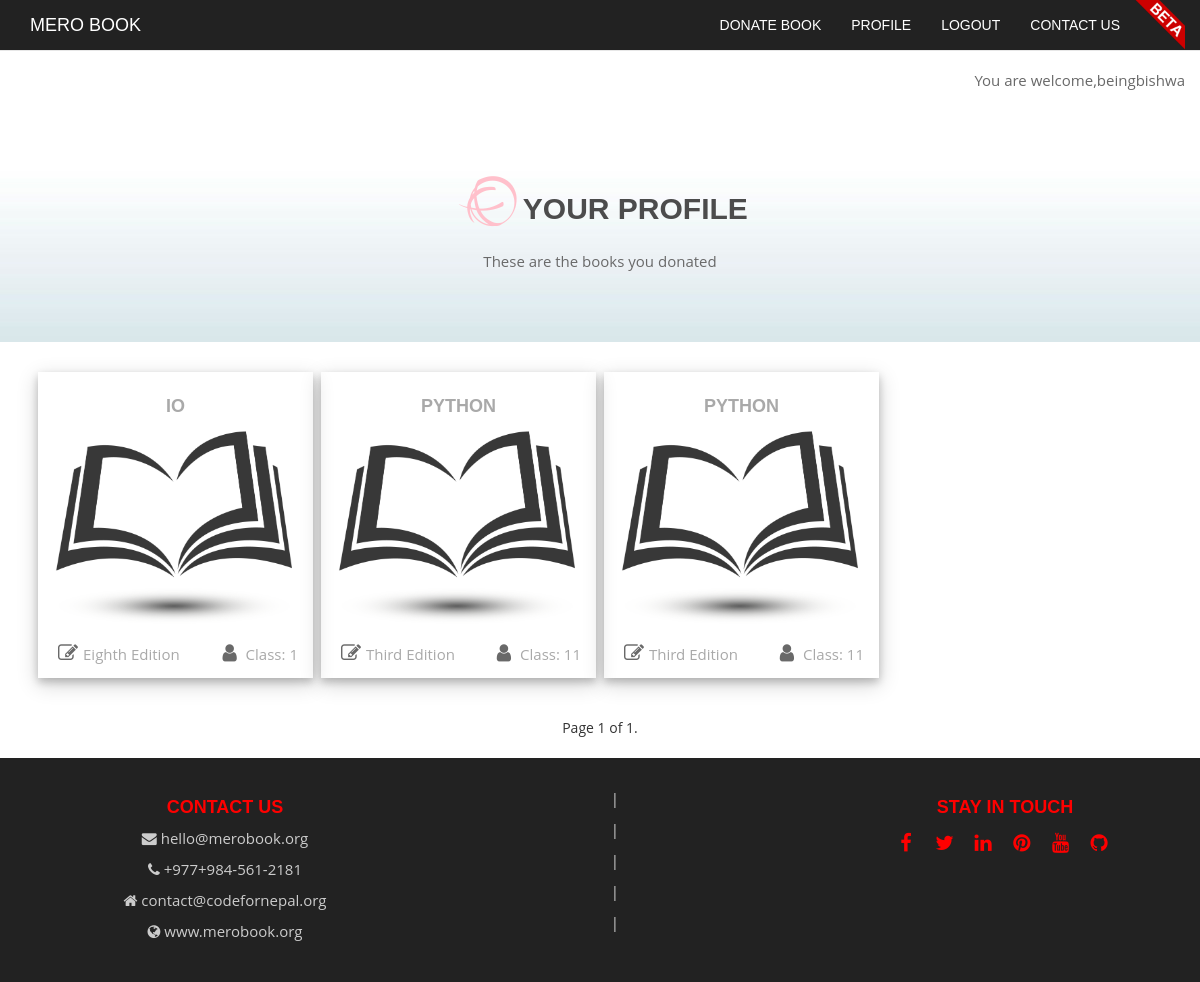
/profile/ (signed in), run on the app's committed database.
### donate/models.py (models this page shows, shortened)
class Details(models.Model):
    user= models.ForeignKey(settings.AUTH_USER_MODEL, null=True)
    Name = models.CharField(max_length=200)
    Class= models.IntegerField(validators=[MaxValueValidator(13), MinValueValidator(1)])
    Publisher= models.CharField(max_length=200)
    Edition= models.CharField(max_length=10, choices=EDITION_CHOICES)
    Status= models.CharField(max_length=10, choices=ST_CHOICES)
    Your_District= models.CharField(max_length=100)
    Ward_number= models.IntegerField(validators=[MaxValueValidator(36), MinValueValidator(1)])
    Phone_number= models.CharField(max_length=100)

### donate/views.py (the view)
# urls.py: url(r'^profile/$', donate_views.profile, name='profile'),
@login_required(login_url='/login/')
def profile(request):
    queryset_list = Details.objects.filter(user_id=request.user.id).order_by("-id")
    paginator = Paginator(queryset_list, 8)  # Show 25 contacts per page
    page_request_var = "page"
    page = request.GET.get(page_request_var)
    try:
        queryset = paginator.page(page)
    except PageNotAnInteger:
        queryset = paginator.page(1)
    except EmptyPage:
        queryset = paginator.page(paginator.num_pages)
    context = {
        "queryset_list": queryset,
        "page_request_var": page_request_var
    }
    return render(request, 'donate/profile.html', context)

### donate/templates/donate/profile.html (shortened to what this page needs)
{% extends 'donate/base.html' %}
{% load staticfiles %}
{% block baaki_css %}
<link rel = "stylesheet" href=" {% static 'donate/css/profile.css' %}">
{% endblock %}
{% block body %}
        <div  class="search_l">
          <div class="container">
             <div class="row">
                 <div class="welcome"> <p> You are welcome,{{request.user}}</p></div>
            </div>
              <div class="row">
                  <h2 class="wow fadeInUp"><i class="fa fa-ravelry" aria-hidden="true"></i>Your profile</h2>
                  <p class="wow fadeInUp" data-wow-delay="0.4s">These are the books you donated </p>
                    </div>
                  </div>
                    </div>
      <div class="hostel_ko_list">
      <div class="container">
{% for obj  in queryset_list %}
          <div class="border hvr-float col-lg-3 col-md-3  wow fadeInUp" data-wow-delay="0.1s "> <a href=' {% url "book_detail" id=obj.id %} ' ><h4>{{obj.Name}} </h4><img class="id3h " src="{% static 'donate/images/fav.png' %}"></a><div class="eta"><p><i class="fa fa-pencil-square-o" aria-hidden="true"></i>{{obj.Edition}} Edition</p></div> <div class="uta" ><p><i class="fa fa-user" aria-hidden="true"></i> Class: {{obj.Class}} </p></div></div>
{% endfor %}
</div>
<div class="pagin">
    <span class="step-links">
        <span class="current">
            Page {{ queryset_list.number }} of {{ queryset_list.paginator.num_pages }}.
        </span>
    </span>
</div>
      </div>
{% endblock %}

### donate/static/donate/css/stylesheet.css (style rules this page uses)
* { padding:0; margin: 0; }
body { overflow-x: hidden; font-family: 'Open Sans', sans-serif; text-rendering: optimizeLegibility !important; -webkit-font-smoothing: antialiased !important; }
a { text-decoration: none; transition: all 500ms ease-in-out; }
h1, h2, h4 { font-family: 'PT Sans Narrow', Arial, sans-serif; text-transform: uppercase; font-weight: 700; }
p { font-size: 15px; line-height: 21px; }

### donate/static/donate/css/profile.css (style rules this page uses)
.welcome { padding-top: 40px; float: right; }
.welcome p { color: aqua; }
.search_l { background-image:url(../images/search_bgk.jpg); padding: 30px 0 30px; text-align: center; }
.search_l p { padding-bottom: 30px; color: dimgray; }
.search_l h2 { color: #4c4c4c; margin: 40px 0 20px; }
.search_l i { padding: 5px; font-size: 50px; border-radius: 50px; color: pink; }
.hostel_ko_list .border { width: 275px; margin-top: 30px; margin-bottom: 20px; margin-left: 8px; border-color:whitesmoke; box-shadow: 0 4px 8px 0 rgba(0, 0, 0, 0.2), 0 6px 20px 0 rgba(0, 0, 0, 0.19); }
.hostel_ko_list h4 { text-align: center; padding-top: 15px; color: darkgray; font-weight: bold; }
.hostel_ko_list p { margin-top: 1px; color: darkgray; }
.hostel_ko_list { border: 20px; }
.hostel_ko_list .eta { float: left; }
.hostel_ko_list i { font-size: 20px; padding: 5px; color: dimgrey; }
.hostel_ko_list .uta { float: right; }
.id3h { width: 100%; height: 200px; margin-bottom: 10px; }
.pagin { margin: 20px 0; text-align:center; }

### data on the page
Details: Name "IO", Edition "Eighth", Class "1"
Details: Name "PYTHON", Edition "Third", Class "11"
Details: Name "PYTHON", Edition "Third", Class "11"

### other printed values
{{ request.user }} "beingbishwa"
{{ queryset_list.number }} "1"
{{ queryset_list.paginator.num_pages }} "1"
